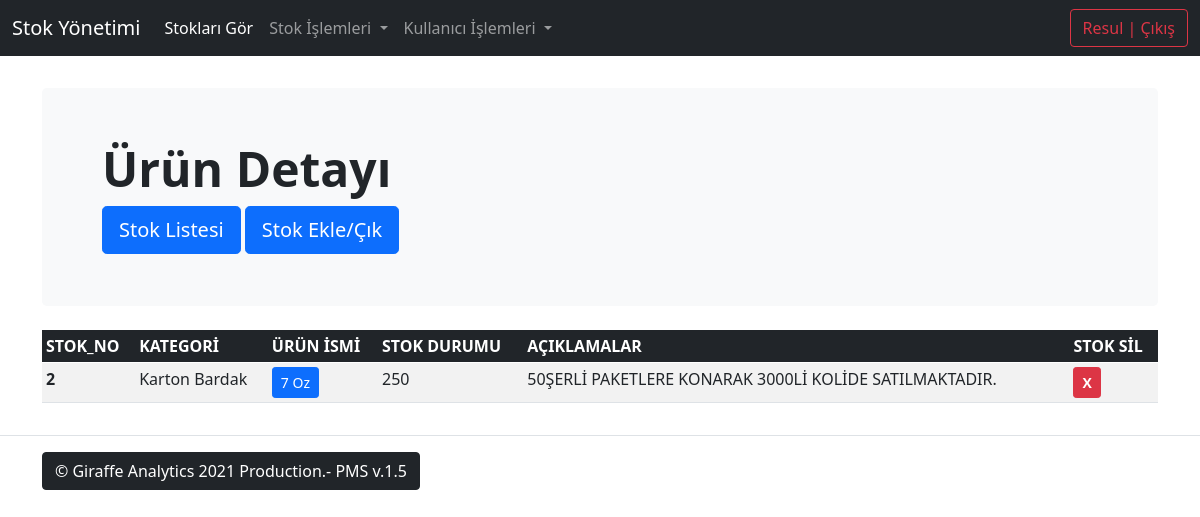
Page /products/detail/2/ (signed in) on the committed database.
### products/models/product_model.py (models this page shows, shortened)
class Product(models.Model):
    product_name = models.CharField(max_length=55, verbose_name='Ürün İsmi', unique=True)
    quantity = models.PositiveIntegerField(verbose_name='Ürün Miktarı')
    category = models.ForeignKey('Category', on_delete=models.SET_NULL, null=True, blank=True)
    content = models.TextField(verbose_name="Ürün Açıklaması", max_length=255, null=True, blank=True)
    class Meta:
        verbose_name = "Ürün"
        verbose_name_plural = "Ürünler"
        ordering = ("-id",)

class Category(models.Model):
    name = models.CharField(max_length=30, unique=True, verbose_name='Kategori İsmi')
    class Meta:
        verbose_name = "Kategori"
        verbose_name_plural = "Kategoriler"
        ordering = ['-id']
    def __str__(self):
        return self.name

### products/views/product_detail.py (the view)
# urls.py: path('detail/<int:pk>/', product_detail_view, name='product-detail'),
@login_required
def product_detail_view(request, pk):
    queryset = Product.objects.get(id=pk)
    title = "Ürün Detayı"
    context = {
        'title': title,
        'queryset': queryset,
    }
    return render(request, 'products/product-detail.html', context)

### templates/products/product-detail.html (shortened to what this page needs)
{% extends 'base.html' %}
{% block content %}
<main>
    <div class="container py-sm-3">
    <div class="p-5 mb-sm-4 bg-light rounded-3">
      <div class="container-fluid py-sm-1">
        <h1 class="display-5 fw-bold">{{ title }}</h1>
        <a href="{% url 'products:product-list' %}" class="btn btn-primary btn-lg" type="button">Stok Listesi</a>
        <a href="{% url 'products:action-create' %}" class="btn btn-primary btn-lg" type="button">Stok Ekle/Çık</a>
      </div>
    </div>
<table class="table table-striped table-hover table-sm">
    <thead class="table-dark">
        <tr>
          <th scope="col">STOK_NO</th>
          <th scope="col">KATEGORİ</th>
          <th scope="col">ÜRÜN İSMİ</th>
          <th scope="col">STOK DURUMU</th>
          <th scope="col">AÇIKLAMALAR</th>
          <th scope="col">STOK SİL</th>
        </tr>
    </thead>
    <tbody>
        <tr>
          <th scope="row">{{ queryset.id }}</th>
          <td >{{ queryset.category }}</td>
          <td><a href="{% url 'products:product-update' queryset.id %}" class="btn btn-primary btn-sm" data-bs-toggle="tooltip" data-bs-placement="top" title="Ürün Güncelle">{{ queryset.product_name }}</a></td>
          <td>  {{ queryset.quantity}}</td>
          <td>{{ queryset.content }}</td>
          <td><a href="{% url 'products:product-delete' queryset.id %}" class="btn btn-danger btn-sm" data-bs-toggle="tooltip" data-bs-placement="top" title="Ürün Sil"><b>X</b></a></td>
        </tr>
    </tbody>
</table>
  </div>
</main>
 {% endblock %}

### templates/navbar.html (shortened to what this page needs)
{% load crispy_forms_filters %}
<nav class="navbar navbar-expand-md navbar-dark fixed-top bg-dark">
  <div class="container-fluid">
    <a class="navbar-brand" href="{% url 'landing-page' %}">Stok Yönetimi</a>
    <div class="collapse navbar-collapse" id="navbarCollapse">
      <ul class="navbar-nav me-auto mb-2 mb-md-0">
        <li class="nav-item">
          <a class="nav-link active" aria-current="page" href="{% url 'products:product-list' %}">Stokları Gör</a>
        </li>
          <li class="nav-item dropdown">
          <a class="nav-link dropdown-toggle" href="#" id="navbarDropdown" role="button" data-bs-toggle="dropdown" aria-expanded="false">
            Stok İşlemleri
          </a>
        </li>
          <li class="nav-item dropdown">
          <a class="nav-link dropdown-toggle" href="#" id="navbarDropdown" role="button" data-bs-toggle="dropdown" aria-expanded="false">
            Kullanıcı İşlemleri
          </a>
        </li>
      </ul>
        {% if user.is_authenticated %}
        <a href="{% url 'user:logout' %}" class="btn btn-outline-danger" type="button">{{ user }} | Çıkış</a>
        {% else %}
        <a href="{% url 'user:login' %}" class="btn btn-outline-success" type="button">Giriş</a>
        {% endif %}
    </div>
  </div>
</nav>

### static/css/navbar-top-fixed.css (style rules this page uses)
body { min-height: 75rem; padding-top: 4.5rem; }

### rows in the picture
Product: id "2", category "Karton Bardak", product_name "7 Oz", quantity "250", content "50ŞERLİ PAKETLERE KONARAK 3000Lİ KOLİDE SATILMAKTADIR."

### other values in the picture
{{ user }} "Resul"
{{ title }} "Ürün Detayı"
